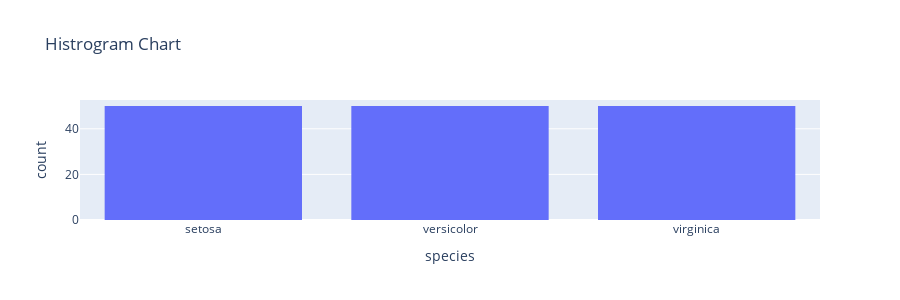

This figure's notebook cell:
### Markdown cell above
## Histogram: Counting

### Code cell
fig = px.histogram(df,x='species',y='sepal_width',histfunc='count',height=300,title='Histrogram Chart')
fig

### Figure 1 — Plotly figure (JSON) as saved in the notebook; plotly's stock layout.template omitted (floating-point values rounded to 4 significant figures; data arrays with more than 128 entries replaced by an {"elided": "..."} marker saying what was removed)
{"data": [{"alignmentgroup": "True", "bingroup": "x", "histfunc": "count", "hovertemplate": "species=%{x}<br>count=%{y}<extra></extra>", "legendgroup": "", "marker": {"color": "#636efa", "pattern": {"shape": ""}}, "name": "", "offsetgroup": "", "orientation": "v", "showlegend": false, "type": "histogram", "x": {"elided": "150 str values"}, "xaxis": "x", "y": {"elided": "150 float values"}, "yaxis": "y"}], "layout": {"barmode": "relative", "height": 300, "legend": {"tracegroupgap": 0}, "title": {"text": "Histrogram Chart"}, "xaxis": {"anchor": "y", "domain": [0, 1], "title": {"text": "species"}}, "yaxis": {"anchor": "x", "domain": [0, 1], "title": {"text": "count"}}}}
